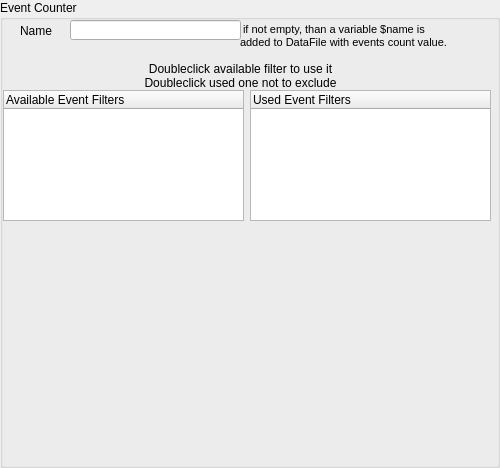
<?xml version="1.0" encoding="UTF-8"?>
<ui version="4.0">
 <class>ECounterView</class>
 <widget class="QGroupBox" name="ECounterView">
  <property name="geometry">
   <rect>
    <x>0</x>
    <y>0</y>
    <width>500</width>
    <height>468</height>
   </rect>
  </property>
  <property name="windowTitle">
   <string>GroupBox</string>
  </property>
  <property name="title">
   <string>Event Counter</string>
  </property>
  <widget class="QLineEdit" name="nameedit">
   <property name="geometry">
    <rect>
     <x>70</x>
     <y>20</y>
     <width>171</width>
     <height>20</height>
    </rect>
   </property>
  </widget>
  <widget class="QLabel" name="label">
   <property name="geometry">
    <rect>
     <x>20</x>
     <y>20</y>
     <width>41</width>
     <height>21</height>
    </rect>
   </property>
   <property name="text">
    <string>Name</string>
   </property>
  </widget>
  <widget class="QLabel" name="label_5">
   <property name="geometry">
    <rect>
     <x>240</x>
     <y>20</y>
     <width>251</width>
     <height>31</height>
    </rect>
   </property>
   <property name="font">
    <font>
     <pointsize>8</pointsize>
    </font>
   </property>
   <property name="text">
    <string> if not empty, than a variable $name is 
added to DataFile with events count value.</string>
   </property>
  </widget>
  <widget class="QTreeWidget" name="AvTree">
   <property name="geometry">
    <rect>
     <x>3</x>
     <y>90</y>
     <width>241</width>
     <height>131</height>
    </rect>
   </property>
   <column>
    <property name="text">
     <string>Available Event Filters</string>
    </property>
   </column>
  </widget>
  <widget class="QTreeWidget" name="UsedTree">
   <property name="geometry">
    <rect>
     <x>250</x>
     <y>90</y>
     <width>241</width>
     <height>131</height>
    </rect>
   </property>
   <column>
    <property name="text">
     <string>Used Event Filters</string>
    </property>
   </column>
  </widget>
  <widget class="QLabel" name="label_2">
   <property name="geometry">
    <rect>
     <x>120</x>
     <y>60</y>
     <width>241</width>
     <height>31</height>
    </rect>
   </property>
   <property name="text">
    <string>Doubleclick available filter to use it 
Doubleclick used one not to exclude</string>
   </property>
   <property name="alignment">
    <set>Qt::AlignCenter</set>
   </property>
  </widget>
 </widget>
 <resources/>
 <connections/>
</ui>
